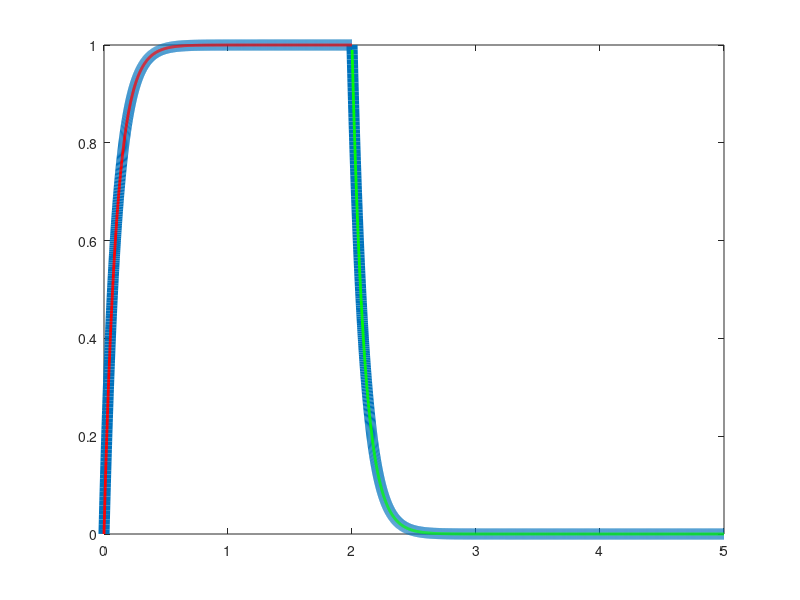

Write MATLAB code to recreate this figure.
clear all
clc
close all

DT = 0.001;
t1 = 0:DT:2;
t2 = 2 + DT:DT:5;
t = [t1 t2];

RC = 0.1;
% lowering your RC value will cause it to charge higher RC = 0.1

y1 = 1 - exp(-t1/RC);
y2 = - exp(-t2/RC) + exp(-(t2-2)/RC);

y = [y1 y2];
plot(t,y, 'linewidth',8)
%changing line witdth to 8 and make RC = 0.1
hold on
plot(t1,y1, 'r', 'linewidth',2)
plot(t2,y2, 'g', 'linewidth',2)
